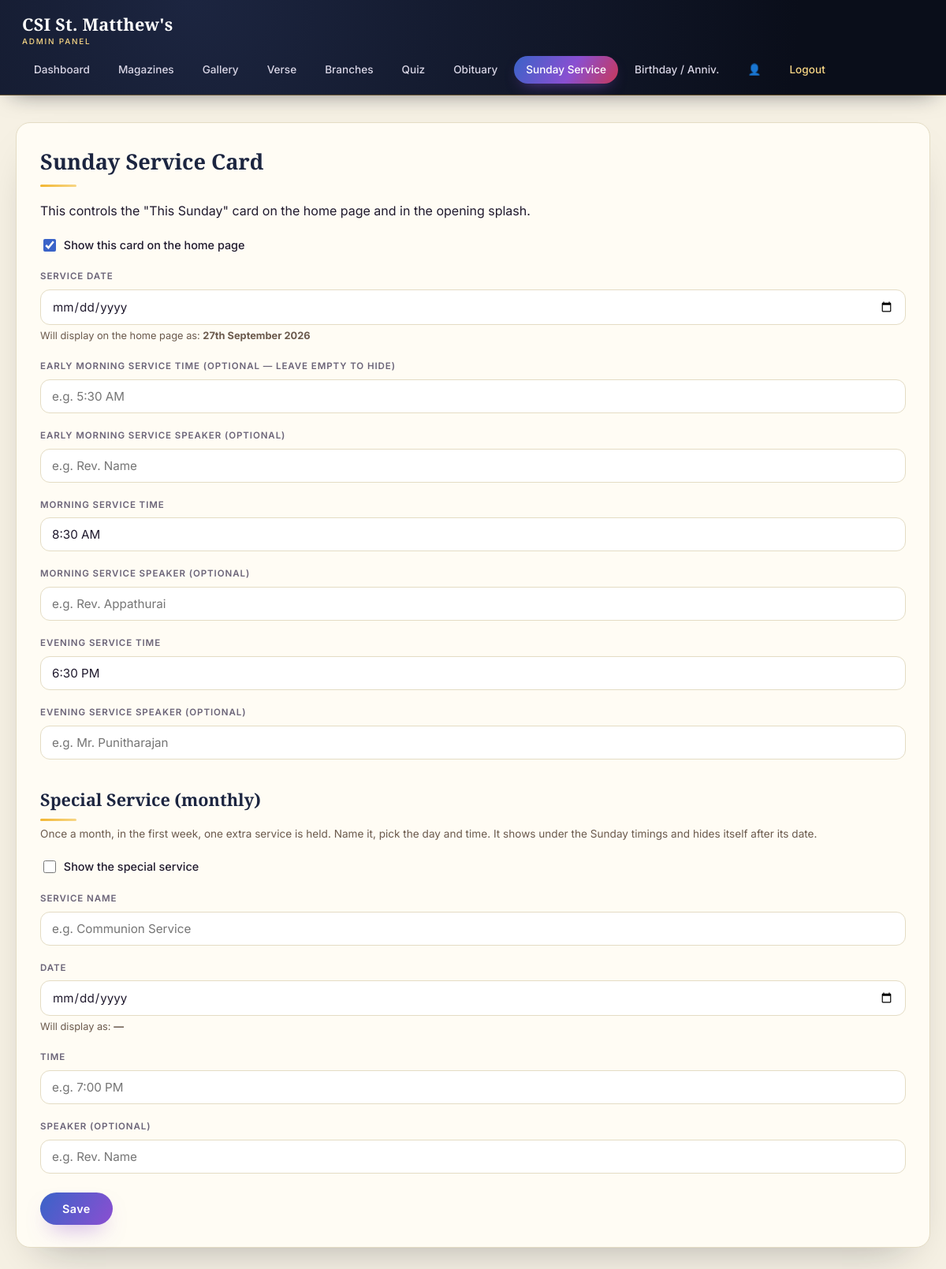
The page /admin/service.php (signed in) on the database its author committed.
### tables this page shows
CREATE TABLE settings (
  setting_key VARCHAR(64) PRIMARY KEY,
  setting_value TEXT
);

### includes/config.php (called while the page is built, shortened)
<?php
function db(): mysqli {
    static $conn = null;
    if ($conn === null) {
        $conn = new mysqli(DB_HOST, DB_USER, DB_PASS, DB_NAME);
        $conn->set_charset('utf8mb4');
    }
    return $conn;
}
function h(?string $value): string {
    return htmlspecialchars($value ?? '', ENT_QUOTES, 'UTF-8');
}
function format_ordinal_date(string $ymd): string {
    $ts = strtotime($ymd);
    $day = (int)date('j', $ts);
    if ($day % 10 === 1 && $day !== 11) {
        $suffix = 'st';
    } elseif ($day % 10 === 2 && $day !== 12) {
        $suffix = 'nd';
    } elseif ($day % 10 === 3 && $day !== 13) {
        $suffix = 'rd';
    } else {
        $suffix = 'th';
    }
    return $day . $suffix . date(' F Y', $ts);
}

### admin/service.php (the view, shortened to what this page needs)
<?php
require __DIR__ . '/_layout_top.php';
$get = fn($key) => db()->query("SELECT setting_value FROM settings WHERE setting_key = '" . db()->real_escape_string($key) . "'")->fetch_assoc()['setting_value'] ?? '';
$enabled = $get('service_card_enabled');
$date = $get('service_date');
$early = $get('service_early');
$earlySpeaker = $get('service_early_speaker');
$morningSpeaker = $get('service_morning_speaker');
$eveningSpeaker = $get('service_evening_speaker');
$morning = $get('service_morning');
$evening = $get('service_evening');
$spEnabled = $get('special_enabled');
$spName = $get('special_name');
$spDate = $get('special_date');
$spTime = $get('special_time');
$spSpeaker = $get('special_speaker');
?>
<div class="admin-card">
  <h2>Sunday Service Card</h2>
  <p>This controls the "This Sunday" card on the home page and in the opening splash.</p>
  <form method="post">
    <label><input type="checkbox" name="enabled" <?= $enabled === '1' ? 'checked' : '' ?>> Show this card on the home page</label>
    <label>Service Date</label>
    <input type="date" name="service_date" value="<?= h($date) ?>" required>
    <p style="font-size:0.8rem; color:#6b5a4d; margin-top:4px;">Will display on the home page as: <strong><?= h($date ? format_ordinal_date($date) : '—') ?></strong></p>
    <label>Early Morning Service Time (optional — leave empty to hide)</label>
    <input type="text" name="service_early" value="<?= h($early) ?>" placeholder="e.g. 5:30 AM">
    <label>Early Morning Service Speaker (optional)</label>
    <input type="text" name="service_early_speaker" value="<?= h($earlySpeaker) ?>" placeholder="e.g. Rev. Name">
    <label>Morning Service Time</label>
    <input type="text" name="service_morning" value="<?= h($morning) ?>" required>
    <label>Morning Service Speaker (optional)</label>
    <input type="text" name="service_morning_speaker" value="<?= h($morningSpeaker) ?>" placeholder="e.g. Rev. Appathurai">
    <label>Evening Service Time</label>
    <input type="text" name="service_evening" value="<?= h($evening) ?>" required>
    <label>Evening Service Speaker (optional)</label>
    <input type="text" name="service_evening_speaker" value="<?= h($eveningSpeaker) ?>" placeholder="e.g. Mr. Punitharajan">
    <h2 style="margin-top:34px; font-size:1.35rem;">Special Service (monthly)</h2>
    <p class="hint" style="font-size:0.85rem; color:#6b5a4d; margin-top:6px;">Once a month, in the first week, one extra service is held. Name it, pick the day and time. It shows under the Sunday timings and hides itself after its date.</p>
    <label><input type="checkbox" name="special_enabled" <?= $spEnabled === '1' ? 'checked' : '' ?>> Show the special service</label>
    <label>Service Name</label>
    <input type="text" name="special_name" value="<?= h($spName) ?>" placeholder="e.g. Communion Service">
    <label>Date</label>
    <input type="date" name="special_date" value="<?= h($spDate) ?>">
    <p style="font-size:0.8rem; color:#6b5a4d; margin-top:4px;">Will display as: <strong><?= h($spDate ? format_ordinal_date($spDate) : '—') ?></strong></p>
    <label>Time</label>
    <input type="text" name="special_time" value="<?= h($spTime) ?>" placeholder="e.g. 7:00 PM">
    <label>Speaker (optional)</label>
    <input type="text" name="special_speaker" value="<?= h($spSpeaker) ?>" placeholder="e.g. Rev. Name">
    <button type="submit" class="btn" style="margin-top:24px;">Save</button>
  </form>
</div>
<?php require __DIR__ . '/_layout_bottom.php'; ?>

### admin/_layout_top.php (style rules this page uses)
:root { --ink:#0a0e1a; --ink-2:#131a2e; --ink-3:#1c2540; --paper:#f6f1e4; --paper-card:#fffcf4; --sapphire:#3a63c8; --amethyst:#8a4fd1; --amber:#f2b632; --amber-soft:#f7d685; --ruby:#c8385a; --text:#201a2e; --muted:#6b6478; --border:#e4dcc4; --grad: linear-gradient(120deg, var(--sapphire), var(--amethyst) 55%, var(--ruby) 100%); }
* { box-sizing: border-box; }
body { margin:0; font-family:'Inter',-apple-system,'Segoe UI',sans-serif; background:var(--paper); color:var(--text); line-height:1.55; }
.admin-card { background:var(--paper-card); border:1px solid var(--border); border-radius:18px; padding:28px 30px; margin-bottom:26px; box-shadow:0 25px 55px -30px rgba(10,14,26,0.35); }
.admin-card h2 { font-family:'Cormorant Garamond',Georgia,serif; font-weight:700; font-size:1.7rem; color:var(--ink-3); margin:0 0 6px; }
.admin-card h2::after { content:''; display:block; width:46px; height:3px; border-radius:2px; margin-top:8px; background:linear-gradient(90deg,var(--amber),var(--amber-soft)); }
.admin-card > h2 + * { margin-top:18px; }
label { display:block; font-size:0.72rem; font-weight:600; letter-spacing:0.08em; text-transform:uppercase; margin:20px 0 7px; color:var(--muted); }
input[type=text], input[type=password], input[type=date], input[type=number], textarea, select { width:100%; padding:11px 14px; border:1px solid var(--border); border-radius:12px; font-size:0.95rem; font-family:inherit; background:#fff; color:var(--text); transition:border-color .2s, box-shadow .2s; }
input[type=checkbox] { accent-color:var(--sapphire); width:16px; height:16px; vertical-align:-3px; margin-right:6px; }
label:has(> input[type=checkbox]) { text-transform:none; letter-spacing:0; font-size:0.9rem; font-weight:500; color:var(--text); }
.btn { display:inline-flex; align-items:center; justify-content:center; gap:8px; background:var(--grad); background-size:200% auto; color:#fff; border:none; padding:12px 28px; border-radius:30px; font-family:inherit; font-size:0.9rem; font-weight:600; letter-spacing:0.03em; cursor:pointer; text-decoration:none; text-align:center; box-shadow:0 14px 28px -12px rgba(138,79,209,0.55); transition:background-position .5s, transform .25s, box-shadow .25s; }

### rows shown on the page
settings: setting_value "☑"
settings: setting_value "27th September 2026"
settings: service_morning "8:30 AM"
settings: service_evening "6:30 PM"

### other values the page prints
$label "Dashboard Magazines Gallery Verse Branches Quiz Obituary Sunday Service Birthday / Anniv."
$spDate ? format_ordinal_date($spDate) : '—' "—"
